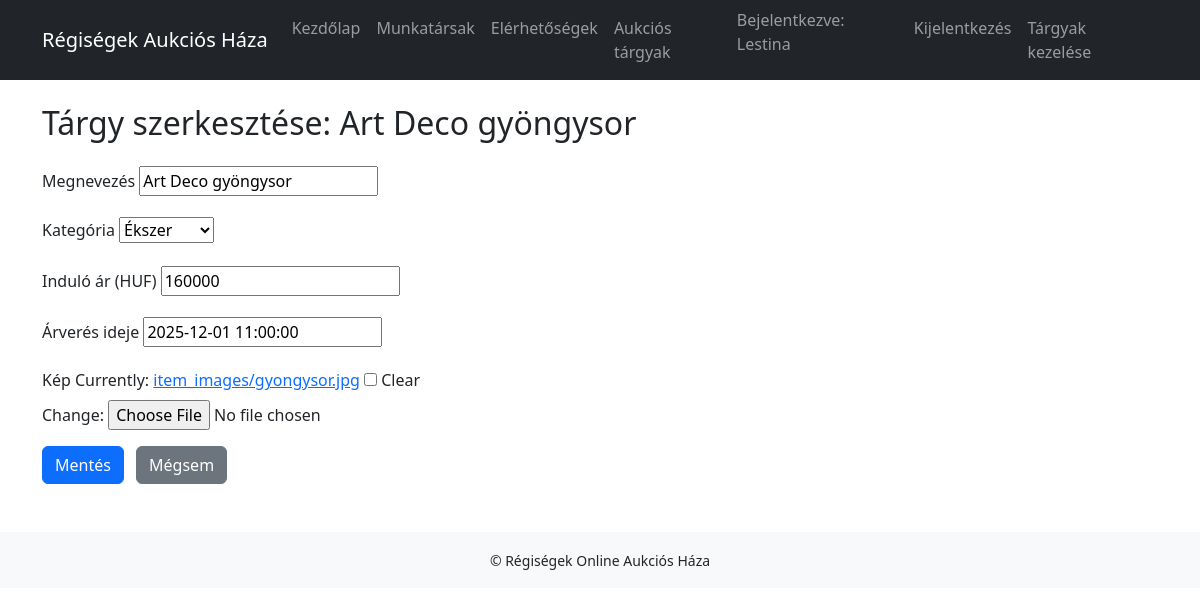
The app's page /items/manage/7/edit/ (signed in) with its own data.
### auction/models.py (models this page shows, shortened)
class Item(models.Model):
    CATEGORY_CHOICES = [
        ('festmény', 'Festmény'),
        ('ékszer', 'Ékszer'),
        ('porcelán', 'Porcelán'),
    ]
    name = models.CharField("Megnevezés", max_length=100)
    starting_price = models.DecimalField("Induló ár (HUF)", max_digits=10, decimal_places=0)  # induló ár
    auction_time = models.DateTimeField("Árverés ideje")
    category = models.CharField("Kategória", max_length=20, choices=CATEGORY_CHOICES)
    image = models.ImageField(upload_to='item_images/', null=True, blank=True)
    is_active = models.BooleanField(default=False)          # Fut-e az aukció?
    is_closed = models.BooleanField(default=False)  # végleg lezárult-e
    current_price = models.DecimalField(max_digits=10, decimal_places=0, null=True, blank=True)
    winner = models.ForeignKey(User, null=True, blank=True, on_delete=models.SET_NULL)

### auction/views.py (the view)
# urls.py: path("items/manage/<int:item_id>/edit/", views.edit_item, name="edit_item"),
@login_required
def edit_item(request, item_id):
    if not is_site_admin(request.user):
        return HttpResponseForbidden("Nincs jogosultságod a tárgyak szerkesztéséhez.")
    item = get_object_or_404(Item, id=item_id)
    if request.method == "POST":
        form = ItemForm(request.POST, request.FILES, instance=item)
        if form.is_valid():
            form.save()
            return redirect("manage_items")
    else:
        form = ItemForm(instance=item)
    return render(request, "auction/item_form.html", {
        "form": form,
        "title": f"Tárgy szerkesztése: {item.name}",
    })

### auction/forms.py
class ItemForm(forms.ModelForm):
    class Meta:
        model = Item
        fields = [
            "name",
            "category",
            "starting_price",
            "auction_time",
            "image",
        ]

### auction/views.py (called while the page is built)
def is_site_admin(user):
    return user.is_authenticated and user.is_superuser

### auction/templates/auction/item_form.html (shortened to what this page needs)
{% extends "auction/base.html" %}
{% block content %}
<h2 class="mb-4">{{ title }}</h2>
<div class="row">
    <div class="col-md-6 col-lg-5">
        <form method="post" enctype="multipart/form-data">
            <div class="mb-3">
                <label class="form-label">Megnevezés</label>
                {{ form.name }}
            </div>
            <div class="mb-3">
                <label class="form-label">Kategória</label>
                {{ form.category }}
            </div>
            <div class="mb-3">
                <label class="form-label">Induló ár (HUF)</label>
                {{ form.starting_price }}
            </div>
            <div class="mb-3">
                <label class="form-label">Árverés ideje</label>
                {{ form.auction_time }}
            </div>
            <div class="mb-3">
                <label class="form-label">Kép</label>
                {{ form.image }}
            </div>
            <button type="submit" class="btn btn-primary">Mentés</button>
            <a href="{% url 'manage_items' %}" class="btn btn-secondary ms-2">Mégsem</a>
        </form>
    </div>
</div>
{% endblock %}

### auction/templates/auction/base.html (shortened to what this page needs)
<!DOCTYPE html>
<html lang="hu">
<head>
    <link href="https://cdn.jsdelivr.net/npm/bootstrap@5.3.3/dist/css/bootstrap.min.css" rel="stylesheet"
>
</head>
<body>
    <nav class="navbar navbar-expand-lg navbar-dark bg-dark mb-4">
        <div class="container">
            <a class="navbar-brand" href="{% url 'home' %}">Régiségek Aukciós Háza</a>
            <div class="collapse navbar-collapse" id="mainNavbar">
                <ul class="navbar-nav ms-auto">
                    <li class="nav-item">
                        <a class="nav-link" href="{% url 'home' %}">Kezdőlap</a>
                    </li>
                    <li class="nav-item">
                        <a class="nav-link" href="{% url 'staff' %}">Munkatársak</a>
                    </li>
                    <li class="nav-item">
                        <a class="nav-link" href="{% url 'contact' %}">Elérhetőségek</a>
                    </li>
                    <li class="nav-item">
                        <a class="nav-link" href="{% url 'items' %}">Aukciós tárgyak</a>
                    </li>
                    {% if user.is_authenticated %}
                    <li class="nav-item">
                        <span class="navbar-text me-2">
                            Bejelentkezve: {{ user.username }}
                        </span>
                    </li>
                    <li class="nav-item">
                        <a class="nav-link" href="{% url 'logout' %}">Kijelentkezés</a>
                    </li>
                    {% endif %}
                    {% if user.is_authenticated and user.is_superuser %}
                        <li class="nav-item">
                            <a class="nav-link" href="{% url 'manage_items' %}">Tárgyak kezelése</a>
                        </li>
                    {% endif %}
                </ul>
            </div>
        </div>
    </nav>
    <main class="container mb-5">
        {% block content %}{% endblock %}
    </main>
    <footer class="bg-light py-3 mt-auto">
        <div class="container text-center">
            <small>&copy; Régiségek Online Aukciós Háza</small>
        </div>
    </footer>
</body>
</html>

### records on screen
Item: name "Art Deco gyöngysor", category "Ékszer", starting_price "160000", auction_time "2025-12-01 11:00:00"

### other values on screen
{{ user.username }} "Lestina"
{{ title }} "Tárgy szerkesztése: Art Deco gyöngysor"
